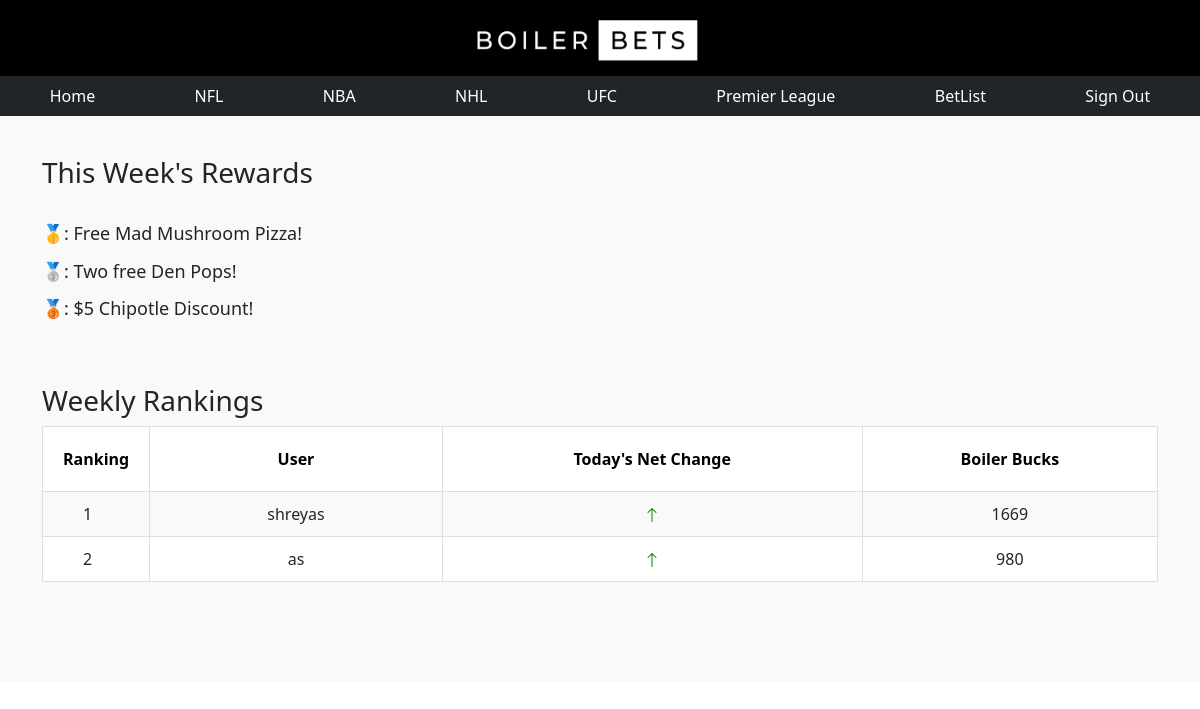
The app's page /index, older data.
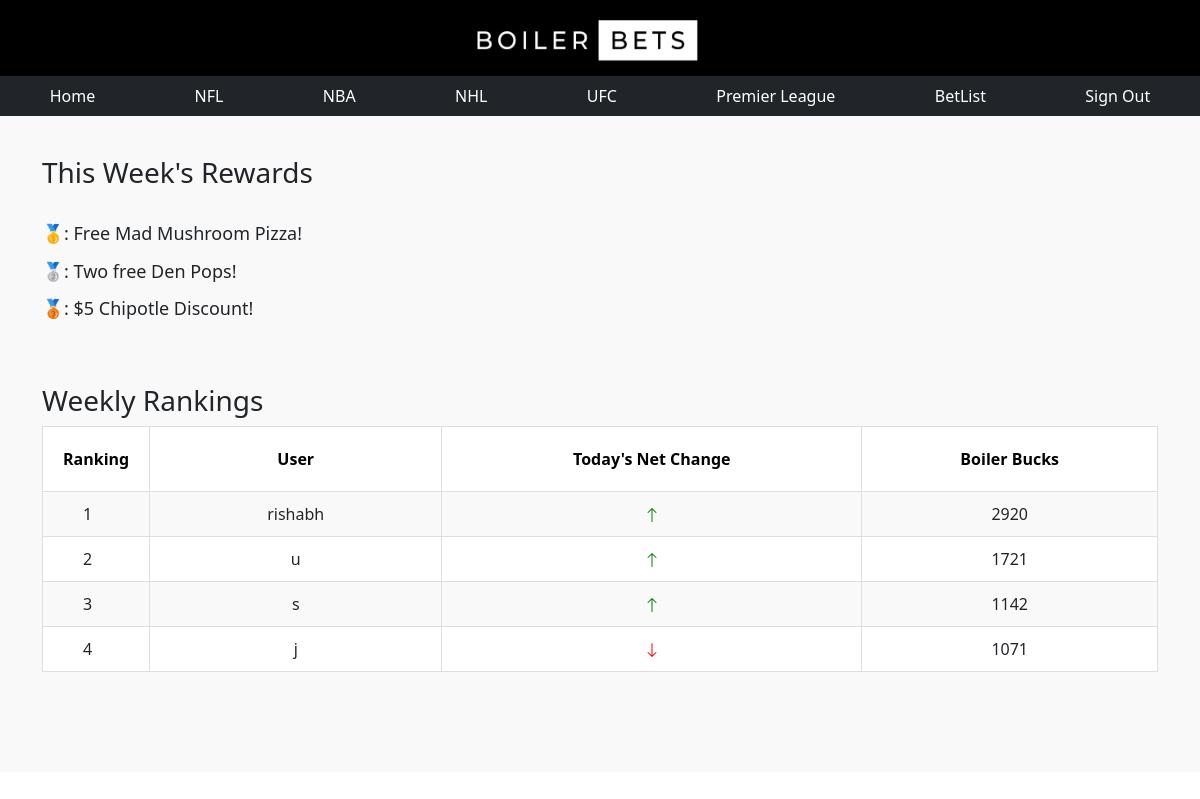
The same page, newer data.
### app.py (models this page shows, shortened)
class Users(db.Model):
    id = db.Column(db.Integer, primary_key=True)
    fName =  db.Column(db.String(200), nullable=False)
    lName =  db.Column(db.String(200), nullable=False)
    pn =  db.Column(db.String(200), nullable=False)
    email =  db.Column(db.String(200), nullable=False)
    password =  db.Column(db.String(200), nullable=False)
    confirm = db.Column(db.String(200), nullable=False)
    boilerBucks = db.Column(db.Integer, primary_key = False)

### app.py (the view)
@app.route('/index',methods=['GET','POST'])
def index():
    ran = [1,0,0,0,1,0,1,0,0,0,1,0,1,1,1,1,0,1]
    tasks = Users.query.order_by(Users.boilerBucks.desc()).all()
    return render_template('index.html',tasks=tasks,ran=ran)

### templates/index.html (shortened to what this page needs)
{% extends 'base.html'%}
{% block body %}
<section class="content-info">
    <div class="container paddings-mini">
        <h3>
            This Week's Rewards
            <br>
            <p style="font-size:18px;"> &#129351;: Free Mad Mushroom Pizza!</p>
            <p style="font-size:18px;"> &#129352;: Two free Den Pops!</p>
            <p style="font-size:18px;"> &#129353;: $5 Chipotle Discount!</p>
          </h3>
      <br></br>
        <h3>
            Weekly Rankings
          </h3>
        <div class="row">
            <div class="col-lg-12">
                <table class="table-striped table-responsive table-hover result-point">
                    <thead class="point-table-head">
                        <tr>
                            <th class="text-center">Ranking</th>
                            <th class="text-center">User</th>
                            <th class="text-center">Today's Net Change</th>
                            <th class="text-center">Boiler Bucks</th>
                            <tbody class="text-center">
                                {% for task in tasks%}
                                    <tr>
                                        <td class="text-left number"> {{loop.index}} </td>
                                        <td>{{task.fName}}</td>
                                        <td>
                                            {%if ran[loop.index] > 0 %}
                                                <svg xmlns="http://www.w3.org/2000/svg" width="16" height="16" fill="red" class="bi bi-arrow-down" viewBox="0 0 16 16">
                                                    <path fill-rule="evenodd" d="M8 1a.5.5 0 0 1 .5.5v11.793l3.146-3.147a.5.5 0 0 1 .708.708l-4 4a.5.5 0 0 1-.708 0l-4-4a.5.5 0 0 1 .708-.708L7.5 13.293V1.5A.5.5 0 0 1 8 1z"/>
                                                </svg>
                                            {%else%}
                                                <svg xmlns="http://www.w3.org/2000/svg" width="16" height="16" fill="green" class="bi bi-arrow-up" viewBox="0 0 16 16">
                                                    <path fill-rule="evenodd" d="M8 15a.5.5 0 0 0 .5-.5V2.707l3.146 3.147a.5.5 0 0 0 .708-.708l-4-4a.5.5 0 0 0-.708 0l-4 4a.5.5 0 1 0 .708.708L7.5 2.707V14.5a.5.5 0 0 0 .5.5z"/>
                                                </svg>
                                            {%endif%}
                                        </td>
                                        <td>{{task.boilerBucks}}</td>
                                    </tr>
                                {% endfor %}
                            </tbody>
                        </tr>
                    </thead>
                </table>
            </div>
        </div>
    </div>
</section>
{% endblock %}

Row changes from the older to the newer data that the page shows:
changed Users: fName "as" → "rishabh"; boilerBucks "980" → "2920"; moves up the list
added Users: fName "u", boilerBucks "1721"
changed Users (number 3 of 4 on the later page): fName "shreyas" → "s"; boilerBucks "1669" → "1142"
added Users: fName "j", boilerBucks "1071"
